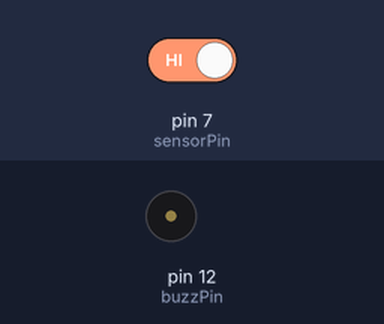
Simulated run of this sketch. Board: Arduino Uno, built with avr-gcc and run on an emulated ATmega328P. Shown: buzzer (waves = sounding, pin HIGH). The test bench sets the inputs (shaded band); at power-on: pin 7 (sensorPin) HIGH.

Above: at 1.2 s.
1.3 s: pin 7 (sensorPin) driven LOW
At 2.4 s:
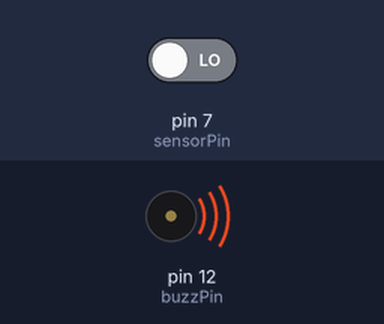
2.8 s: pin 7 (sensorPin) driven HIGH
At 3.5 s:
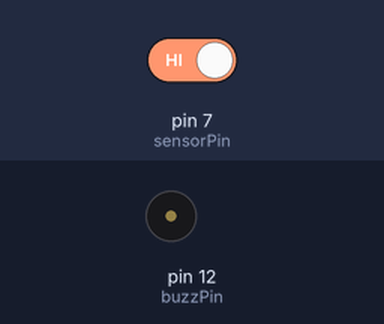
Timing chart, 0 to 5.8 s (numbered marks = the images above; inputs shaded):
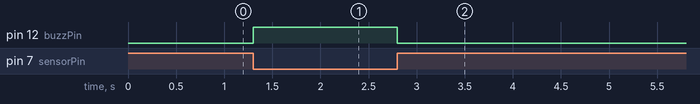

Measured:
- after the input at 1.3 s, pin 12 (buzzPin): LOW → HIGH at once
- after the input at 2.8 s, pin 12 (buzzPin): HIGH → LOW at once

The sketch:

Project_12_Infrared_Obstacle_Avoidance_Module.ino
```cpp
int  sensorPin  =  7;
int  buzzPin  =  12;
void setup()
{
  pinMode(buzzPin,OUTPUT);
  pinMode(sensorPin,INPUT);

}
void loop(){
  if(0==digitalRead(sensorPin))
  {
    digitalWrite(buzzPin,HIGH);
  }
  else
 {
  digitalWrite(buzzPin,LOW);
 }
}
```
